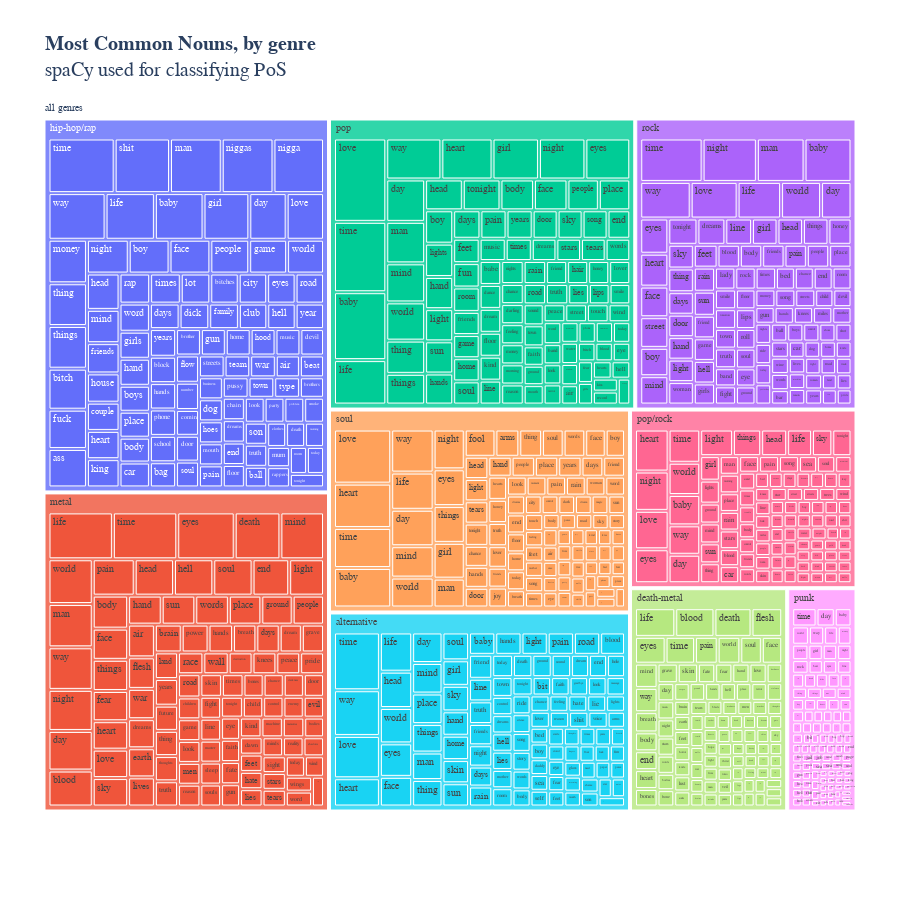

Notebook cell for this chart:
### Code cell
fig_nouns = genreMap(df,'nouns')

### Figure 1 — Plotly figure (JSON) as saved in the notebook; plotly's stock layout.template omitted (floating-point values rounded to 4 significant figures; data arrays with more than 128 entries replaced by an {"elided": "..."} marker saying what was removed)
{"data": [{"branchvalues": "total", "domain": {"x": [0, 1], "y": [0, 1]}, "hovertemplate": "labels=%{label}<br>count=%{value}<br>parent=%{parent}<br>id=%{id}<extra></extra>", "ids": {"elided": "910 str values"}, "labels": {"elided": "910 str values"}, "name": "", "parents": {"elided": "910 str values"}, "type": "treemap", "values": {"elided": "910 int values"}}], "layout": {"autosize": false, "font": {"family": "Helvetica", "size": 10}, "height": 900, "legend": {"tracegroupgap": 0}, "margin": {"b": 85, "l": 40, "pad": 0, "r": 40, "t": 100}, "title": {"font": {"size": 20}, "text": "<b>Most Common Nouns, by genre</b><br>spaCy used for classifying PoS</b>"}, "width": 900}}
